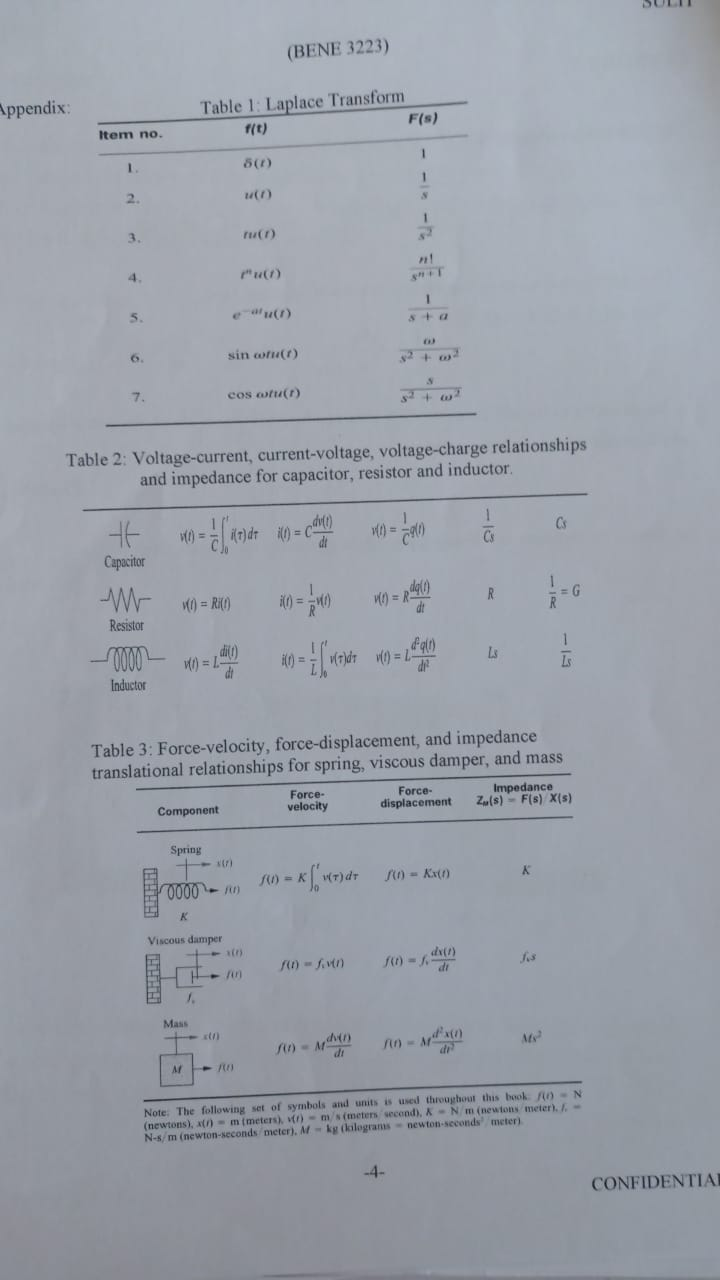
#> input picture assets/wj1.jpg, 720 x 1280 px
$ python -i enchance.py   (imports and definitions only)
#> lines starting #> are read from the running program, lines starting #| are printed output that depends on the picture
#> further down, picture is the input picture: shape (1280, 720, 3); mean B, G, R 169.6, 160.2, 155
import cv2
import numpy as np
import matplotlib.pyplot as plt

def apply_sharpening_highpassfilter(image):
    kernel = np.array([[0, -1, 0],
                       [-1, 5,-1],
                       [0, -1, 0]])
    return cv2.filter2D(image, -1, kernel)

def apply_sharpening_unsharp(image):
    kernel = np.array([[-1, -1, -1],
                       [-1, 9,-1],
                       [-1, -1, -1]])
    return cv2.filter2D(image, -1, kernel)

def apply_contrast_stretching(image):
    return cv2.normalize(image, None, 0, 255, cv2.NORM_MINMAX)

def apply_histogram_equalization(image):
    if len(image.shape) == 2:  # Grayscale image
        equalized_image = cv2.equalizeHist(image)
        display_histogram(image, equalized_image)
    else:  # Color image
        image_yuv = cv2.cvtColor(image, cv2.COLOR_BGR2YUV)
#> image_yuv: shape (1280, 720, 3); mean of channels 0, 1, 2 159.8, 132.4, 123.6
        image_yuv[:, :, 0] = cv2.equalizeHist(image_yuv[:, :, 0])
#> image_yuv: shape (1280, 720, 3); mean of channels 0, 1, 2 130.9, 132.4, 123.6
        equalized_image = cv2.cvtColor(image_yuv, cv2.COLOR_YUV2BGR)
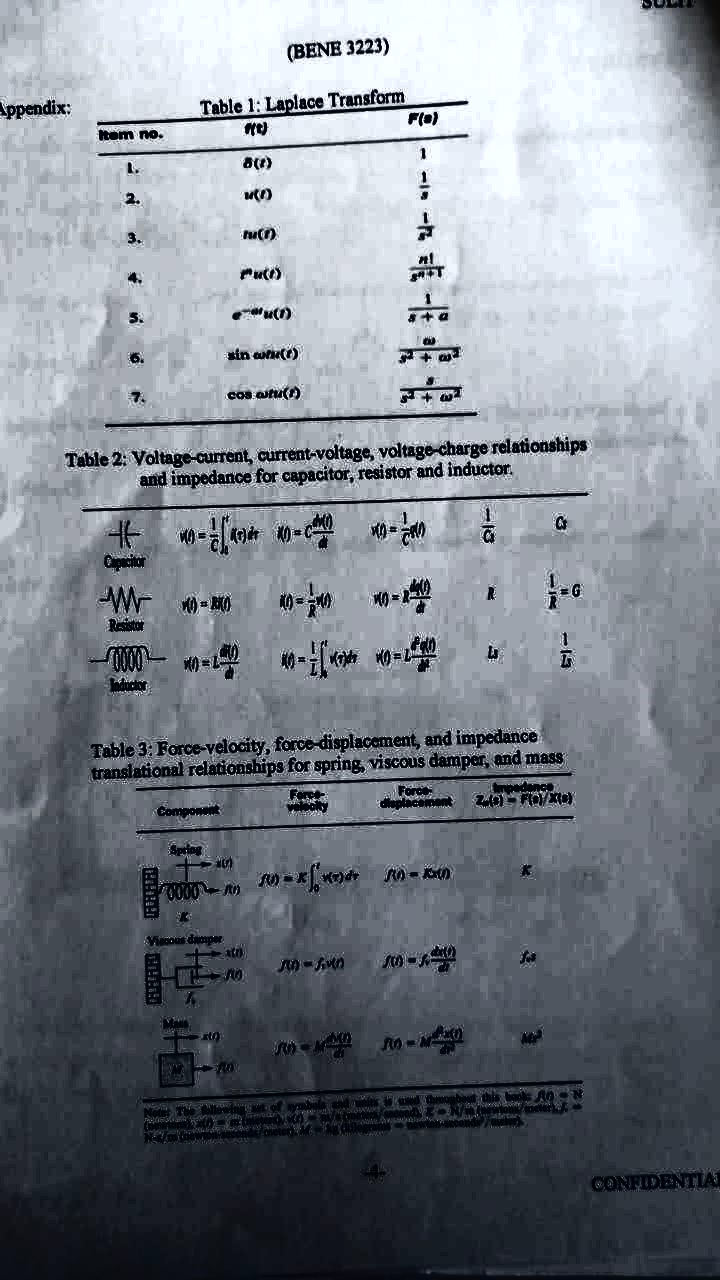
#> equalized_image: shape (1280, 720, 3); mean B, G, R 139.5, 131.8, 125.7
        display_histogram(cv2.cvtColor(image, cv2.COLOR_BGR2GRAY), cv2.cvtColor(equalized_image, cv2.COLOR_BGR2GRAY))
    return equalized_image

def enhance_image(image):
    while True:
        enhancement_prompt = """
        Choose the image enhancement method to apply:
        1. Sharpening
        2. Contrast Stretching
        3. Histogram Equalization
        Enter 1, 2, or 3:
        """
        chosen_enhancement = input(enhancement_prompt).strip()

        if chosen_enhancement == '1':
            return apply_sharpening(image)
        elif chosen_enhancement == '2':
            return apply_contrast_stretching(image)
        elif chosen_enhancement == '3':
            return apply_histogram_equalization(image)
        else:
            print("Invalid choice. Please try again.")

        redo = input("Do you want to redo the enhancement? (Y/n): ").strip().lower()
        if redo != 'y':
            break

def display_histogram(before, after):
    plt.figure(figsize=(12, 6))

    # Original image histogram
    plt.subplot(1, 2, 1)
    plt.hist(before.ravel(), bins=256, range=[0, 256], color='blue')
    plt.title('Histogram Before Equalization')

    # Equalized image histogram
    plt.subplot(1, 2, 2)
    plt.hist(after.ravel(), bins=256, range=[0, 256], color='red')
    plt.title('Histogram After Equalization')

    plt.show()
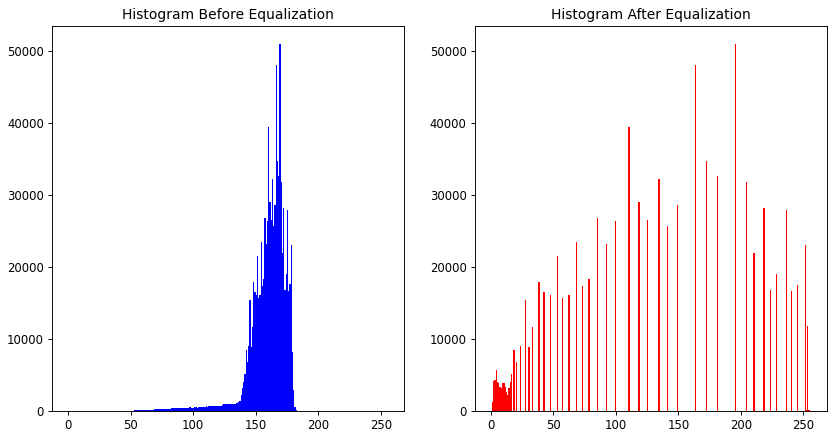
#> figure drawn by matplotlib, 2 panels; panel 1: tallest bar 50981 high, from x = 169 to 170; panel 2: tallest bar 50981 high, from x = 195 to 196

>>> import cv2
>>> picture = cv2.imread('../assets/wj1.jpg')
>>> result = apply_histogram_equalization(picture)

$ run again, on assets/wj2.jpg
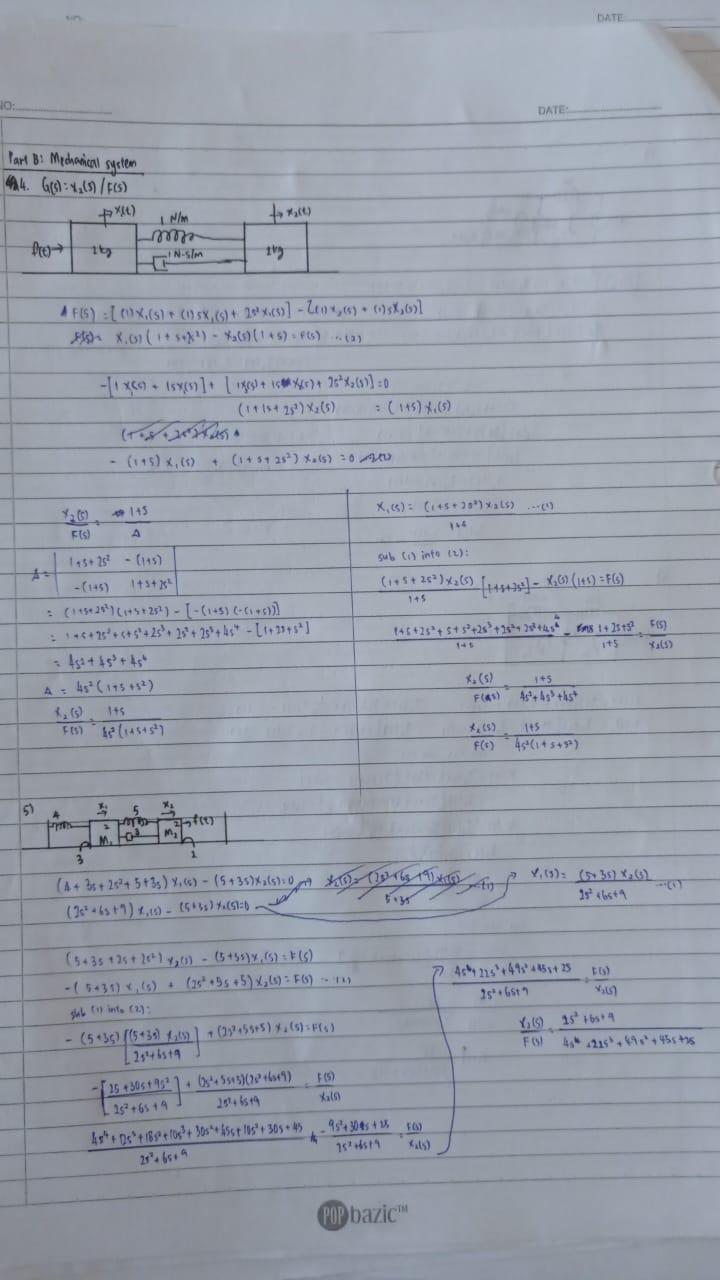
#> input picture assets/wj2.jpg, 720 x 1280 px
#> picture is the input picture: shape (1280, 720, 3); mean B, G, R 170.7, 159, 152.7
#> in apply_histogram_equalization, `equalized_image = cv2.cvtColor(image_yuv, cv2.COLOR_YUV2BGR)`:
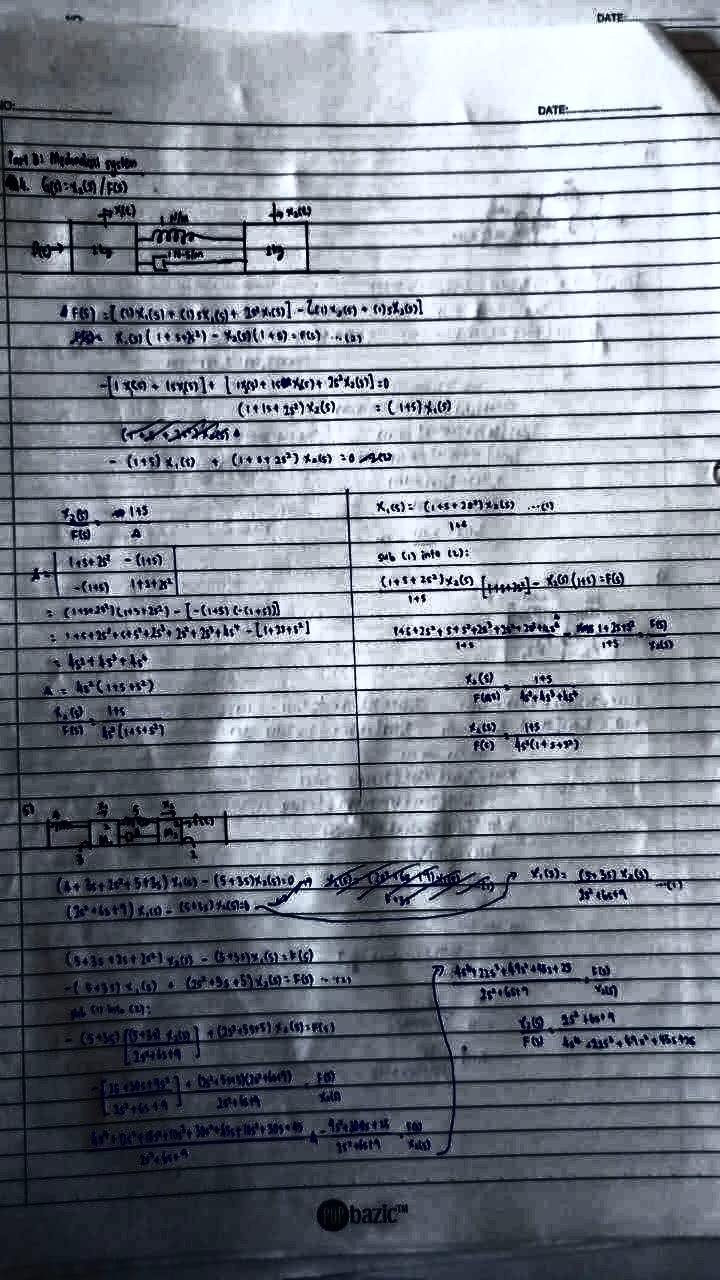
#> equalized_image: shape (1280, 720, 3); mean B, G, R 141.8, 131.3, 124.7
#> in display_histogram, `plt.show()`:
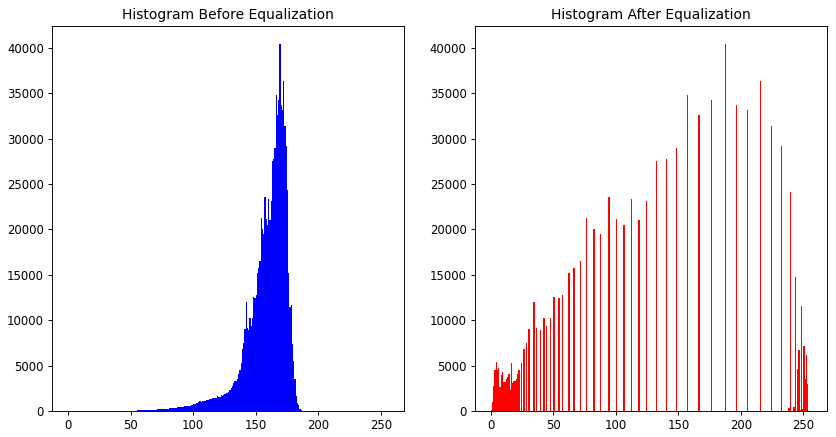
#> figure drawn by matplotlib, 2 panels; panel 1: tallest bar 40391 high, from x = 169 to 170; panel 2: tallest bar 40391 high, from x = 187 to 188

$ run again, on assets/yc1.jpg
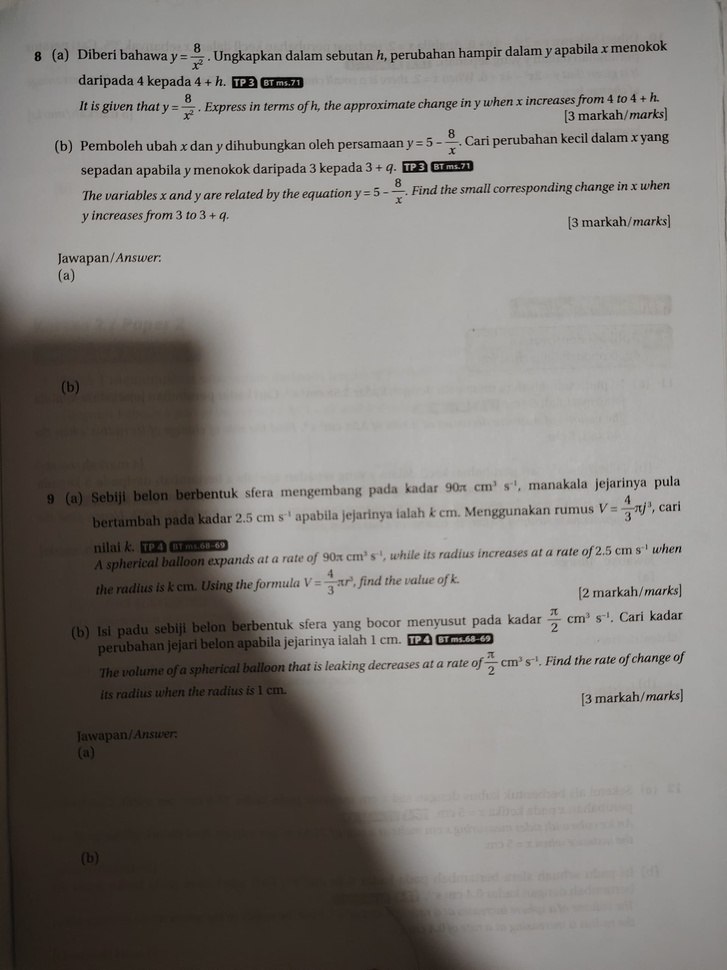
#> input picture assets/yc1.jpg, 727 x 970 px, shrunk from 1920 x 2560 before the run
#> picture is the input picture: shape (970, 727, 3); mean B, G, R 122.3, 126.3, 129.8
#> in apply_histogram_equalization, `equalized_image = cv2.cvtColor(image_yuv, cv2.COLOR_YUV2BGR)`:
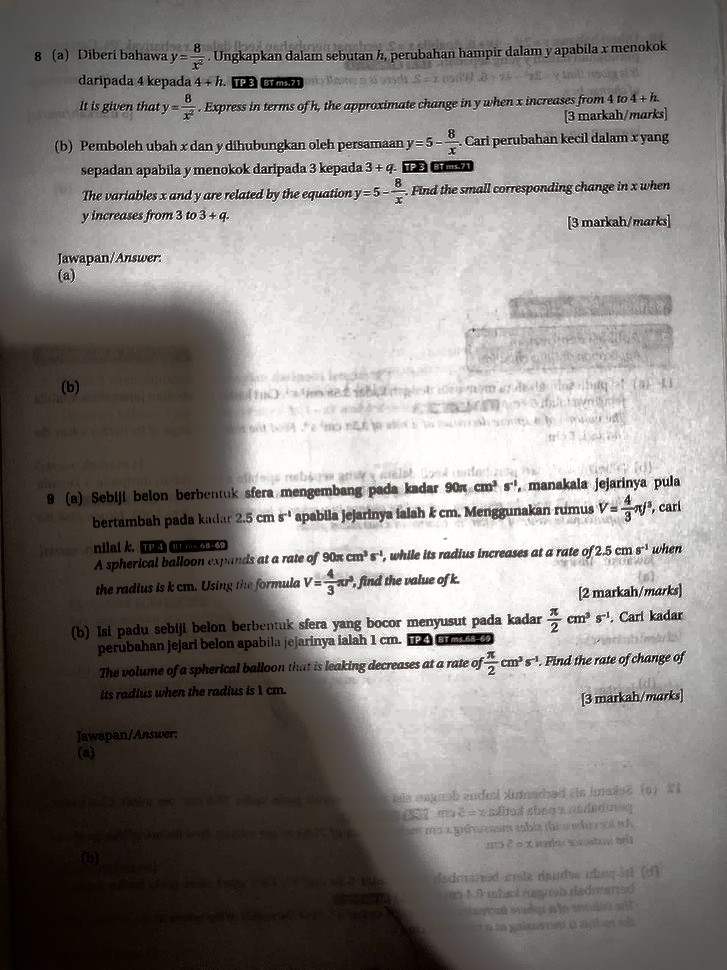
#> equalized_image: shape (970, 727, 3); mean B, G, R 125.2, 128.8, 132.4
#> in display_histogram, `plt.show()`:
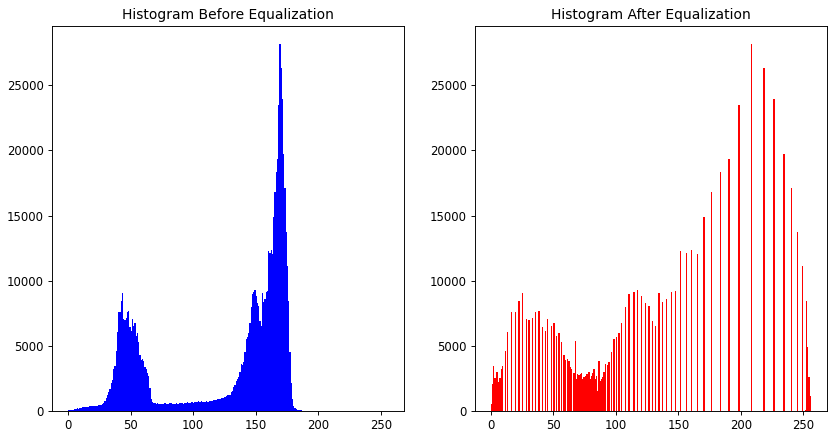
#> figure drawn by matplotlib, 2 panels; panel 1: tallest bar 28133 high, from x = 169 to 170; panel 2: tallest bar 28133 high, from x = 208 to 209

$ run again, on assets/yc2.jpg
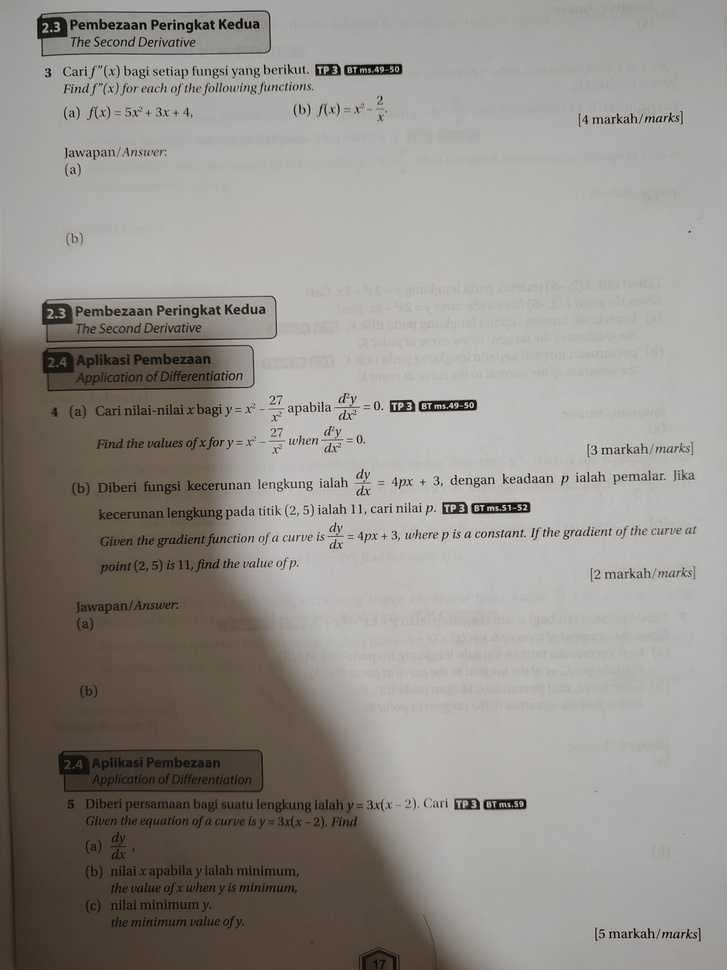
#> input picture assets/yc2.jpg, 727 x 970 px, shrunk from 1920 x 2560 before the run
#> picture is the input picture: shape (970, 727, 3); mean B, G, R 138.7, 144, 148.4
#> in apply_histogram_equalization, `equalized_image = cv2.cvtColor(image_yuv, cv2.COLOR_YUV2BGR)`:
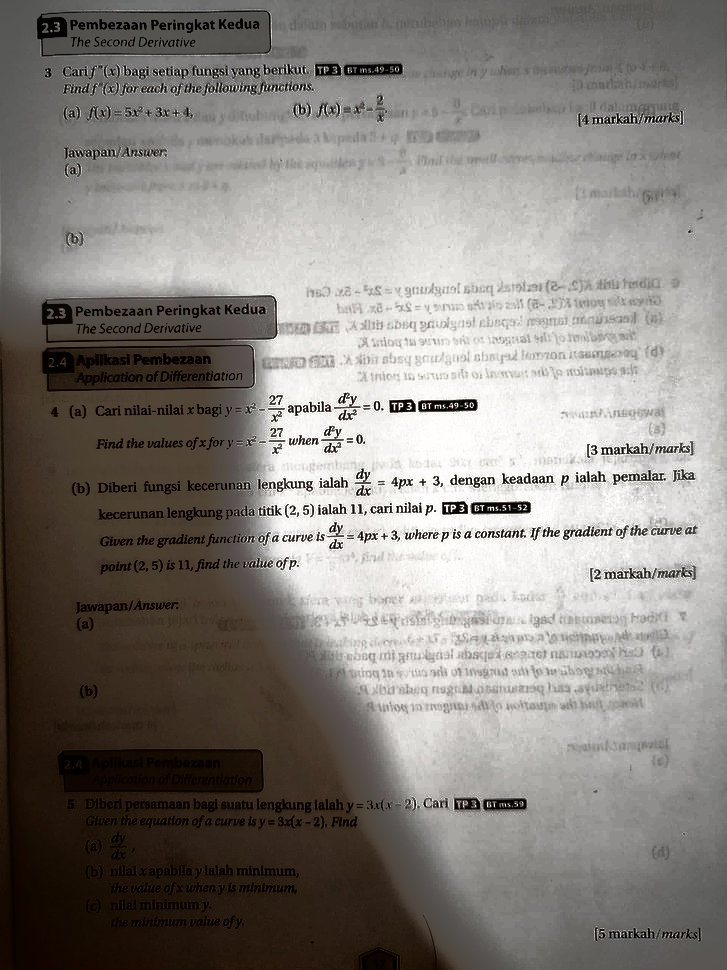
#> equalized_image: shape (970, 727, 3); mean B, G, R 123.7, 128.6, 133.1
#> in display_histogram, `plt.show()`:
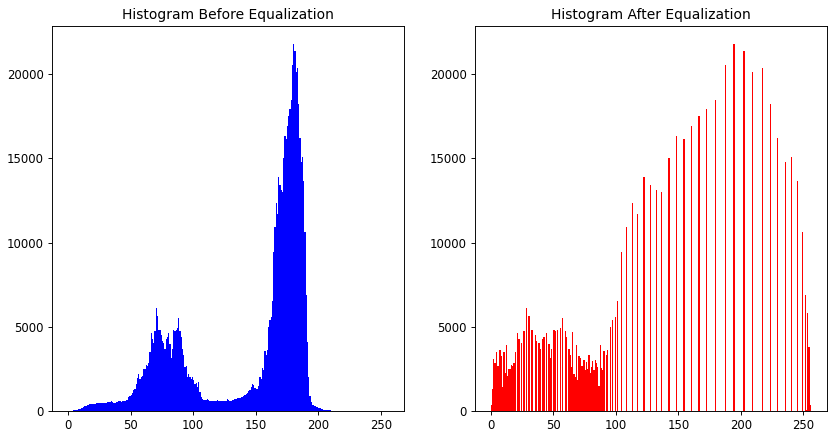
#> figure drawn by matplotlib, 2 panels; panel 1: tallest bar 21778 high, from x = 180 to 181; panel 2: tallest bar 21778 high, from x = 194 to 195
